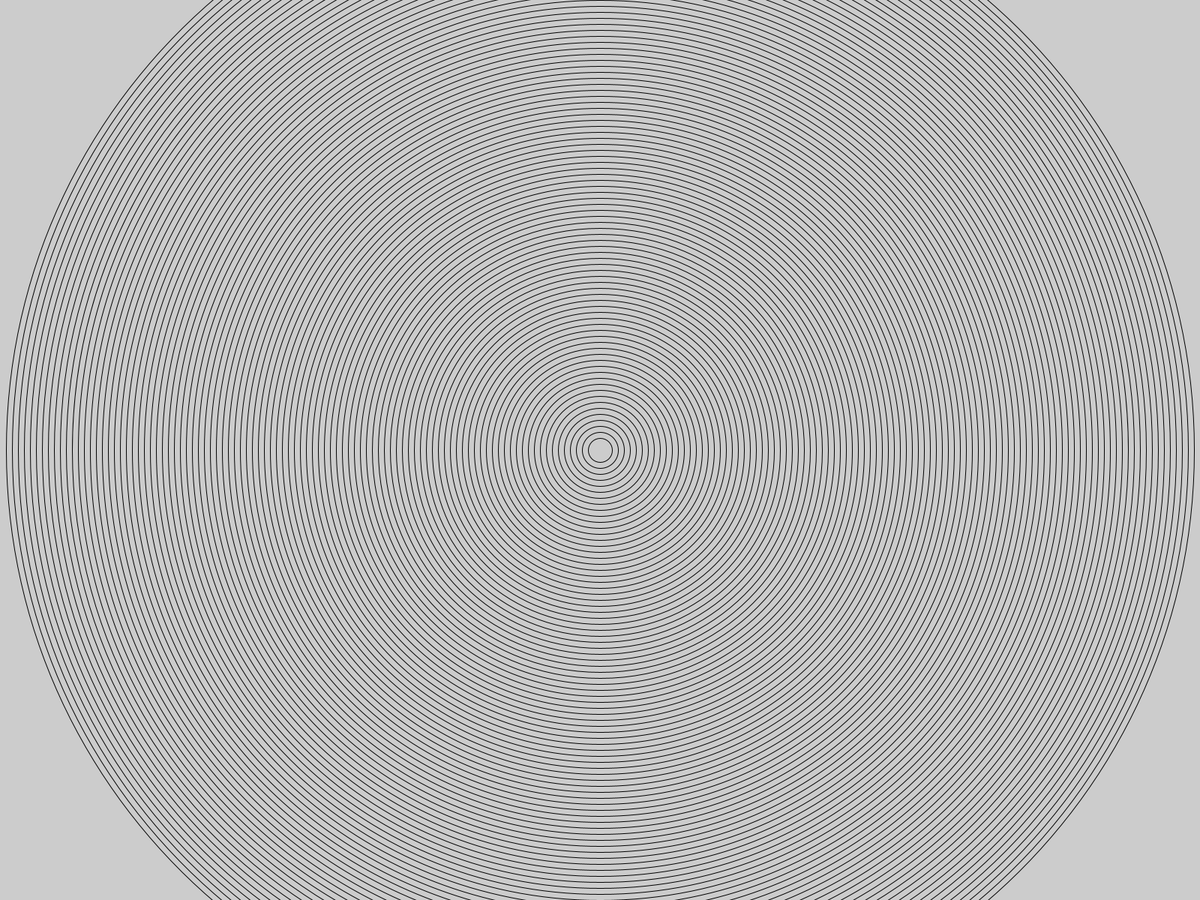
Frame 1 (no input)
Frame 60 (the mouse pressed at the canvas centre just before this capture): identical to frame 1, image omitted
Frame 120 (the mouse held since frame 60 and released just before this capture): identical to frame 1, image omitted

The Processing sketch that drew this single still picture (run headless with seeded random() and noise(); from frame 60 on, the mouse is pressed at the canvas centre):

// Processing sketch: ConcentricCircles_while
// ── ConcentricCircles_while.pde
int diameter;

void setup() //runs once
{
  fullScreen(); //sets full screen
  diameter = width/50;
  noFill(); //remove fill color
  while(diameter < width) 
  {
          ellipse (width/2,height/2,diameter,diameter);
          diameter =diameter + width/100;
  }
 
}

void draw() //runs forever
{
  
}
